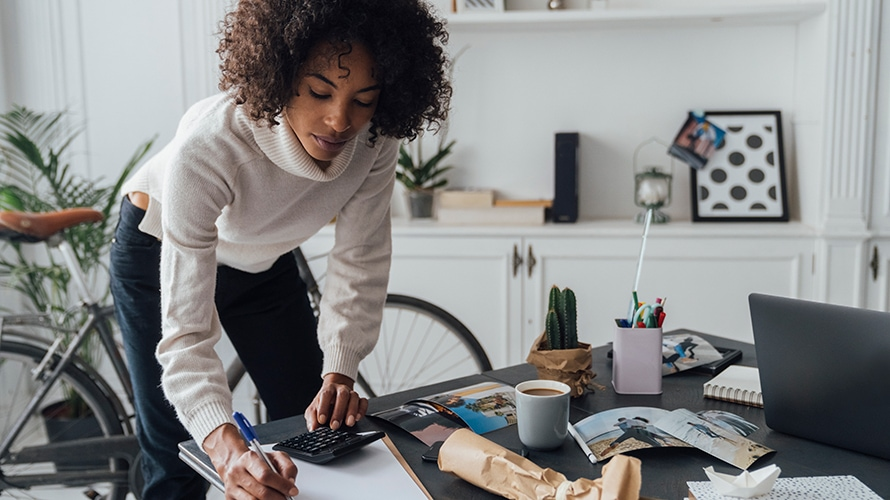
#> input picture Part3/images/img0.JPG, 890 x 500 px
$ python -i cartoon.py   (imports and definitions only)
#> lines starting #> are read from the running program, lines starting #| are printed output that depends on the picture; after the words box and inside, x2 and y2 are one past the last pixel; in counts of white or black regions, pixels touching at a corner belong together
import cv2

"""
Function: cartoonizeImage

Description:
    This function applies a cartoon effect to an image specified by the given file path. It uses OpenCV to process the image, combining edge detection and smoothing techniques to create a cartoon-like representation.

Parameters:
    image_path (str):
        The file path to the image that will be cartoonized.

Steps:
    Reads the input image using `cv2.imread`.
    Converts the image to grayscale using `cv2.cvtColor`.
    Applies a median blur to the grayscale image to reduce noise.
    Detects edges in the image using adaptive thresholding.
    Applies a bilateral filter to the original image to smooth colors while preserving edges.
    Combines the filtered image and the edge mask using `cv2.bitwise_and` to create the cartoon effect.
    Displays the resulting cartoon image using `cv2.imshow`.
    Waits for a key press and closes the display window using `cv2.waitKey` and `cv2.destroyAllWindows`.
"""
def cartoonizeImage(image_path):
#> called with image_path = 'images/img0.JPG'
    newImage = cv2.imread(image_path)
#> newImage is the input picture: shape (500, 890, 3); mean B, G, R 134.2, 134.5, 134.1
    grey = cv2.cvtColor(newImage, cv2.COLOR_BGR2GRAY)
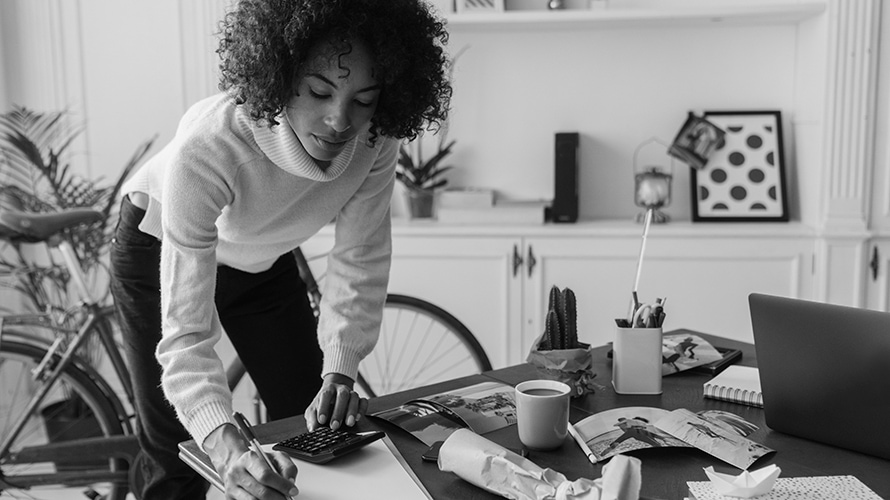
#> grey: shape (500, 890); min 0, max 255, mean 134.3
    grey = cv2.medianBlur(grey, 5)
    edges = cv2.adaptiveThreshold(
        grey, 255, cv2.ADAPTIVE_THRESH_MEAN_C, cv2.THRESH_BINARY, 9, 9
    )
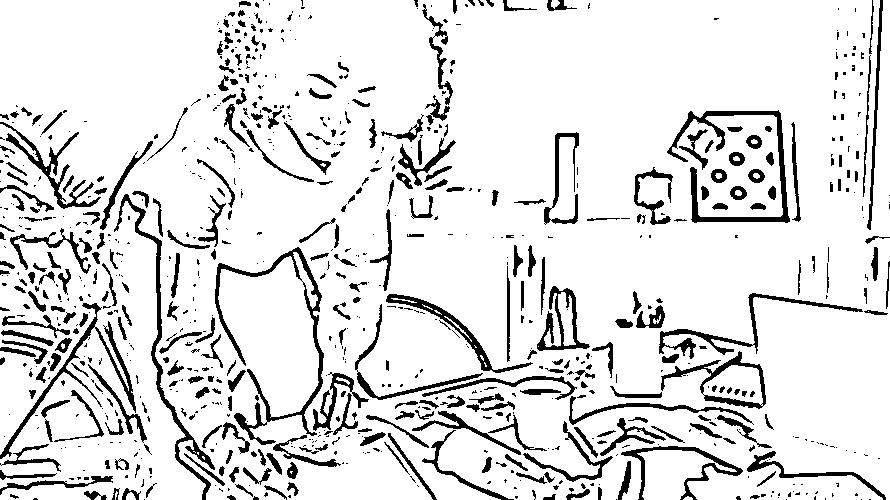
#> edges: shape (500, 890); 88% white; 850 black regions (524 under 20 px), largest, box (x1, y1, x2, y2) and area: (215, 247, 324, 445) 2506, (667, 110, 790, 223) 2168, (114, 194, 215, 500) 1881

    color = cv2.bilateralFilter(newImage, 9, 250, 250)
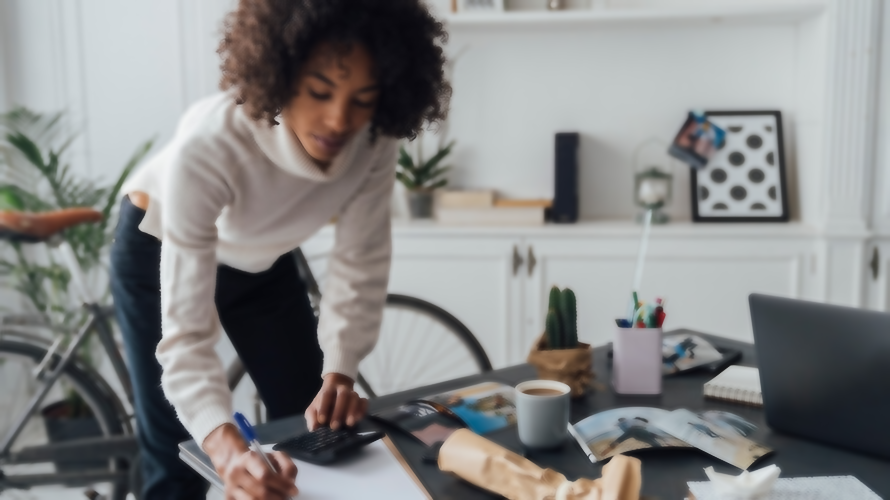
#> color: shape (500, 890, 3); mean B, G, R 134.2, 134.5, 134.1
    cartoon = cv2.bitwise_and(color, color, mask=edges)
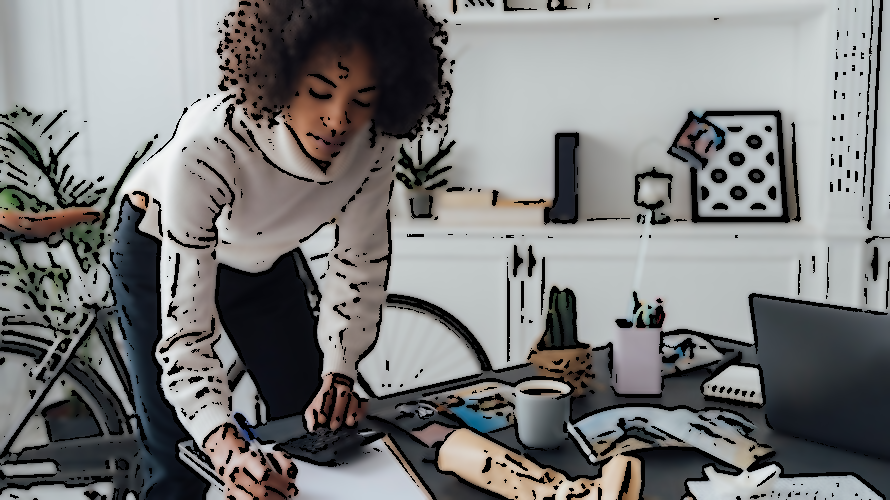
#> cartoon: shape (500, 890, 3); mean B, G, R 123.9, 123.9, 123.3

    cv2.imshow("Cartoon", cartoon)
    cv2.waitKey(0)
    cv2.destroyAllWindows()

>>> result = cartoonizeImage('images/img0.JPG')
